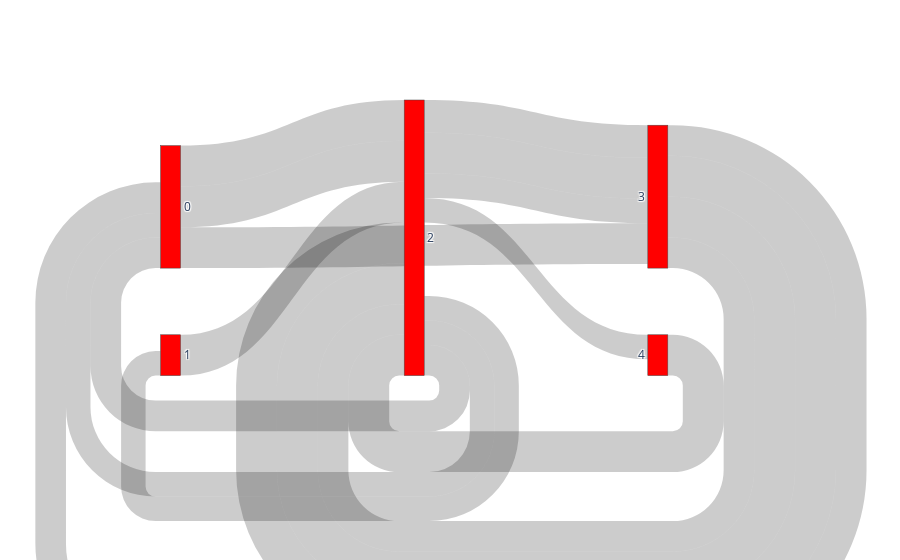

This figure's notebook cell:
### Markdown cell above
Finally, considering the three lists created above, we will visualize the Sankey diagram using Plotly in their Graph Objects version. To make a Sankey diagram for visualizing association rules, you must specify key parameters to define the nodes, links, and their attributes. In this example, we will use the following.

Concerning the nodes, we need: 1) Label: An array of labels for each node. In the context of association rules, each unique item (or itemset) from the antecedents and consequents is a node, so this array should contain all unique items involved in the rules (we have eight). 2) Color (optional): An array defining the color for each node to distinguish between different items visually.

Concerning the links, we must define the following: 1) Source: An array representing the starting node of each link (index of the antecedent node). This list uses the index of each node from the label parameter. 2) Target: An array representing the ending node of each link (index of the consequent node). This is also based on the index of each node in the label. 3) Value: A list defining the width of each link, which can be scaled by support, confidence, or lift. Higher values produce wider links in the diagram, indicating stronger associations.

The following code does that.

### Code cell
import plotly.graph_objects as go

fig = go.Figure(data=[go.Sankey(
    node = dict(
      #pad = 15,
      label = [0,1,2,3,4,5,6,7], # Here we use the index of different items or itemsets
      color = "red" # the color of nodes
    ),
    link = dict(
      source = source_indices, # our list of indices of antecedent set
      target = target_indices, # our list of indices of consequent set
      value = conf_values # our list of confidence for each rule (16)
  ))])

fig.show()

### Figure 1 — Plotly figure (JSON) as saved in the notebook; plotly's stock layout.template omitted (floating-point values rounded to 4 significant figures)
{"data": [{"link": {"source": [2, 3, 3, 0, 2, 4, 2, 0, 2, 1, 2, 2, 3, 2, 3, 0], "target": [3, 2, 0, 3, 4, 2, 0, 2, 1, 2, 0, 3, 2, 3, 2, 2], "value": [0.8, 1, 0.75, 1, 0.6, 1, 0.6, 1, 0.6, 1, 0.75, 1, 1, 0.6, 0.75, 1]}, "node": {"color": "red", "label": [0, 1, 2, 3, 4, 5, 6, 7]}, "type": "sankey"}], "layout": {}}
